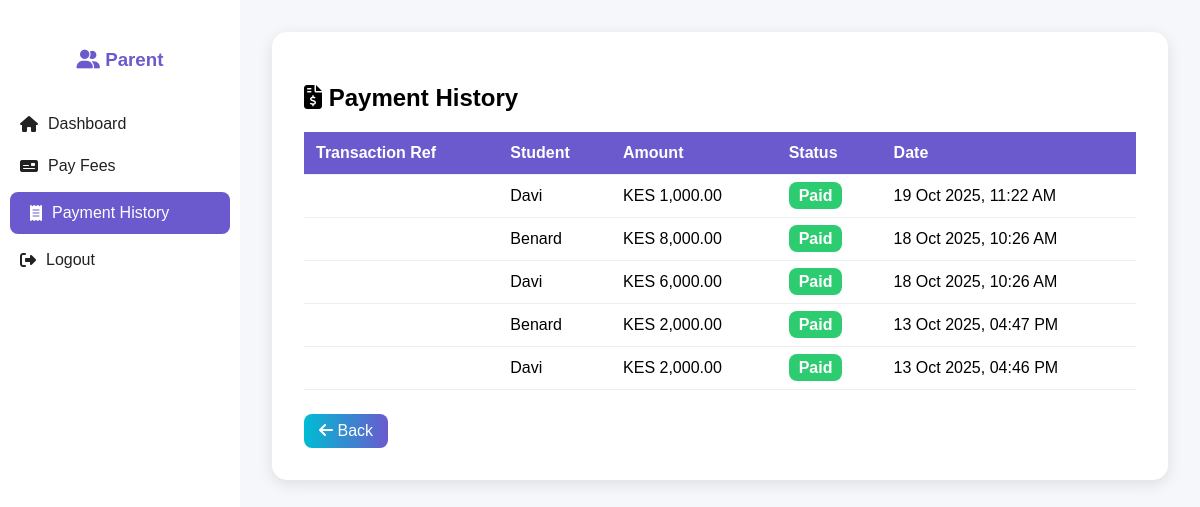
The app's page /parents_payment_history.php (signed in) with its own data.
### tables this page shows
CREATE TABLE `payments` (
  `id` int(11) NOT NULL,
  `student_id` int(11) DEFAULT NULL,
  `fee_id` int(11) DEFAULT NULL,
  `amount_paid` decimal(10,2) DEFAULT NULL,
  `payment_method` varchar(50) NOT NULL DEFAULT 'N/A',
  `method` varchar(50) DEFAULT NULL,
  `payment_date` datetime DEFAULT current_timestamp(),
  `transaction_ref` varchar(50) DEFAULT NULL,
  `status` enum('Paid','Pending','Failed') DEFAULT 'Paid',
  `reference` varchar(100) DEFAULT NULL,
  `term_id` int(11) DEFAULT NULL
);

CREATE TABLE `students` (
  `id` int(11) NOT NULL,
  `admission_no` varchar(50) DEFAULT NULL,
  `full_name` varchar(100) DEFAULT NULL,
  `email` varchar(255) DEFAULT NULL,
  `class` varchar(50) DEFAULT NULL,
  `date_registered` datetime DEFAULT current_timestamp(),
  `created_at` timestamp NOT NULL DEFAULT current_timestamp(),
  `balance` decimal(10,2) DEFAULT 0.00,
  `parent_national_id` bigint(20) DEFAULT NULL,
  `parent_id` int(11) DEFAULT NULL
);

### public/parents_payment_history.php (the view, shortened to what this page needs)
<?php
require_once __DIR__ . '/../includes/db.php';
$parent_id = $_SESSION['user']['id'];
$query = $pdo->prepare("
    SELECT
        p.transaction_ref,
        p.amount_paid,
        p.payment_date,
        p.status,
        s.full_name AS student_name
    FROM payments p
    INNER JOIN students s ON p.student_id = s.id
    WHERE s.parent_id = ?
    ORDER BY p.payment_date DESC
");
$query->execute([$parent_id]);
$payments = $query->fetchAll(PDO::FETCH_ASSOC);
?>
<!DOCTYPE html>
<html lang="en">
<head>
    <link rel="stylesheet" href="https://cdnjs.cloudflare.com/ajax/libs/font-awesome/6.5.0/css/all.min.css">
</head>
<body>
<div class="sidebar">
    <h3><i class="fas fa-user-friends"></i> Parent</h3>
    <a href="parent_dashboard.php"><i class="fas fa-home"></i> Dashboard</a>
    <a href="parent_pay_fees.php"><i class="fas fa-money-check"></i> Pay Fees</a>
    <a href="parents_payment_history.php" class="active"><i class="fas fa-receipt"></i> Payment History</a>
    <a href="logout.php"><i class="fas fa-sign-out-alt"></i> Logout</a>
</div>
<div class="main-content">
    <div class="card">
        <h2><i class="fas fa-file-invoice-dollar"></i> Payment History</h2>
        <?php if (count($payments) > 0): ?>
            <table>
                <thead>
                    <tr>
                        <th>Transaction Ref</th>
                        <th>Student</th>
                        <th>Amount</th>
                        <th>Status</th>
                        <th>Date</th>
                    </tr>
                </thead>
                <tbody>
                    <?php foreach ($payments as $pay): ?>
                        <tr>
                            <td><?= htmlspecialchars($pay['transaction_ref']) ?></td>
                            <td><?= htmlspecialchars($pay['student_name']) ?></td>
                            <td>KES <?= number_format($pay['amount_paid'], 2) ?></td>
                            <td><span class="status paid"><?= ucfirst($pay['status']) ?></span></td>
                            <td><?= date('d M Y, h:i A', strtotime($pay['payment_date'])) ?></td>
                        </tr>
                    <?php endforeach; ?>
                </tbody>
            </table>
        <?php else: ?>
            <p>No payments yet.</p>
        <?php endif; ?>
        <a href="parent_dashboard.php" class="back-btn"><i class="fas fa-arrow-left"></i> Back</a>
    </div>
</div>
</body>
</html>

### public/parents_payment_history.php (style rules this page uses)
:root { --primary: #6a5acd; --secondary: #00bcd4; --danger: #e74c3c; --success: #2ecc71; --warning: #f1c40f; --text-dark: #222; --text-light: #777; --bg-light: #f5f7fa; }
body { background: linear-gradient(135deg, var(--primary), var(--secondary)); min-height: 100vh; display: flex; margin: 0; font-family: 'Poppins', sans-serif; }
.sidebar { width: 240px; background: #fff; box-shadow: 2px 0 10px rgba(0,0,0,0.1); padding-top: 30px; display: flex; flex-direction: column; }
.sidebar h3 { text-align: center; color: var(--primary); margin-bottom: 2rem; }
.sidebar a { padding: 12px 20px; text-decoration: none; color: var(--text-dark); display: flex; align-items: center; transition: 0.3s; }
.sidebar a i { margin-right: 10px; }
.sidebar a:hover, .sidebar a.active { background: var(--primary); color: #fff; border-radius: 8px; margin: 5px 10px; }
.main-content { flex: 1; padding: 2rem; background: var(--bg-light); }
.card { background: #fff; padding: 2rem; border-radius: 15px; box-shadow: 0 4px 15px rgba(0,0,0,0.1); max-width: 950px; margin: 0 auto; }
table { width: 100%; border-collapse: collapse; margin-top: 1rem; }
th, td { text-align: left; padding: 12px; border-bottom: 1px solid #eee; }
th { background: var(--primary); color: #fff; }
.status { padding: 5px 10px; border-radius: 8px; font-weight: 600; text-align: center; }
.paid { background: var(--success); color: #fff; }
.back-btn { display: inline-block; margin-top: 1.5rem; background: linear-gradient(90deg, var(--secondary), var(--primary)); color: #fff; padding: 8px 15px; border-radius: 8px; text-decoration: none; }

### records on screen
payments: student.full_name "Davi", amount_paid "1,000.00", status "Paid", payment_date "19 Oct 2025, 11:22 AM"
payments: student.full_name "Benard", amount_paid "8,000.00", status "Paid", payment_date "18 Oct 2025, 10:26 AM"
payments: student.full_name "Davi", amount_paid "6,000.00", status "Paid", payment_date "18 Oct 2025, 10:26 AM"
payments: student.full_name "Benard", amount_paid "2,000.00", status "Paid", payment_date "13 Oct 2025, 04:47 PM"
payments: student.full_name "Davi", amount_paid "2,000.00", status "Paid", payment_date "13 Oct 2025, 04:46 PM"
